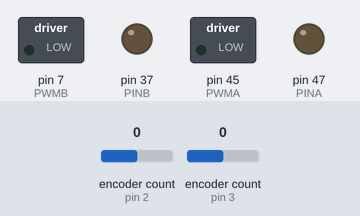
A sketch run on a simulated Arduino Mega 2560, built with avr-gcc and run on an emulated ATmega2560. On the bench: switched loads named in the sketch (green lamp = pin HIGH), output pins drawn as LEDs (lit = HIGH). The test bench sets the inputs (shaded band); at power-on: encoder count (sensors on pin 2, pin 3) 0. What the sketch prints to the serial monitor is not drawn.

Above: at 0.2 s.
Timing chart, 0 to 1.7 s (numbered marks = the images above):
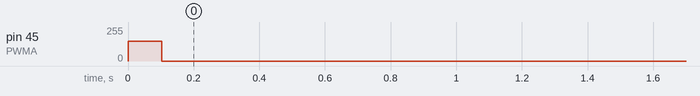

The sketch:

Det_kp_ki_asser.ino
```cpp
#include <Encoder.h>
#include <string.h>
#define PINA 47
#define PWMA 45
#define PINB 37
#define PWMB 7
#define FACTEUR_A 224 // 238 signaux/cm
#define FACTEUR_B 14
#define VITESSE_MAX_MOTEUR_A 255
#define VITESSE_MAX_MOTEUR_B 128

Encoder encoder_motor_A(2, 5);
Encoder encoder_motor_B(3, 6);

const float kp_moteur_A = 1; // voir moodle mecatro pour déterminer proprement kp et ki

const float kp_moteur_B = 0.57; // voir moodle mecatro pour déterminer proprement kp et ki

float consigne_en_cm_moteur_A = 0.5;
int consigne_moteur_A = consigne_en_cm_moteur_A*FACTEUR_A;
long pos_moteur_A = 0;

int erreur_moteur_A = 0 ;
int commande_moteur_A = 0;


float consigne_en_cm_moteur_B = 0;
int consigne_moteur_B = consigne_en_cm_moteur_B*FACTEUR_B;
long pos_moteur_B = 0;

int erreur_moteur_B = 0 ;
int commande_moteur_B = 0;

bool activer_asser_A = false;
bool activer_asser_B = false;

int t0 = 0;
unsigned long t_envoie = 0;
unsigned long t1;
int dt;  //calcul de dt

void setup() {
  // put your setup code here, to run once:
  Serial.begin(115200);
  pinMode(PINA, OUTPUT);
  pinMode(PWMA, OUTPUT);
  pinMode(PINB, OUTPUT);
  pinMode(PWMB, OUTPUT);
  calibration();
  delay(0.5);
}

void loop() {

  pos_moteur_A = encoder_motor_A.read();
  pos_moteur_B = encoder_motor_B.read();

  t1 = millis(); //Temps en secondes donc /1000
  //dt = t1 - t0 ;

  if (t1 - t_envoie > 300) {
    Serial.print("/ORDI /POSA " + String(pos_moteur_A) + "\n");
    delay(100);
    Serial.print("/ORDI /POSB " + String(pos_moteur_B) + "\n");
    t_envoie = t1;
  }

  if (activer_asser_A) {
    erreur_moteur_A = consigne_moteur_A - pos_moteur_A;
    //
    /*if (abs(erreur_moteur_A) < 200) {
      erreur_cumulee_moteur_A += erreur_moteur_A;
      }

      if (abs(ki_moteur_A * erreur_cumulee_moteur_A * dt) > VITESSE_MAX_MOTEUR_A / 2) {
      erreur_cumulee_moteur_A = 0;
      }*/
    commande_moteur_A = kp_moteur_A * erreur_moteur_A; //+ ki_moteur_A * erreur_cumulee_moteur_A * dt;
    //Serial.println(commande_moteur_A);
    moteur_A(commande_moteur_A);
  }

  if (activer_asser_B) {
    erreur_moteur_B = consigne_moteur_B - pos_moteur_B;

    /*if (abs(erreur_moteur_B) < 200) {
      erreur_cumulee_moteur_B += erreur_moteur_B;
    }

    if (abs(ki_moteur_B * erreur_cumulee_moteur_B * dt) > VITESSE_MAX_MOTEUR_B / 2) {
      erreur_cumulee_moteur_B = 0;
    }*/

    commande_moteur_B = kp_moteur_B * erreur_moteur_B ;//+ki_moteur_B * erreur_cumulee_moteur_B * dt;

    moteur_B(commande_moteur_B);
  }


  t0 = t1;
}


void calibration() { // positionnement du moteur à 0
  int t_actuel = 0;
  int t_depart = 0;
  long pos_actuel = 0;
  bool reset_time = false;
  long pos_precedent = 0;
  bool verif_temps = false;

  encoder_motor_B.write(0);
  while (not reset_time) {
    moteur_A(-150); // avance jusqu'à ne plus pouvoir
    t_actuel = millis();
    pos_actuel = encoder_motor_A.read();
    Serial.println(pos_actuel);
    if (pos_actuel == pos_precedent) {
      if (not verif_temps) {
        t_depart = millis(); // on lance le chrono de vérification de position constante
        verif_temps = true;
      }
      if (t_actuel - t_depart > 100) { // si la position reste la même pendant plus de 50 ms
        encoder_motor_A.write(0);
        reset_time = true; // calibration terminée
      }
    }
    else {
      verif_temps = false; // si la position n'est pas égale pendant au moins 50 ms alors on arrête le chrono et on continue
    }
    pos_precedent = pos_actuel;
  }
  moteur_A(0);
}

int distance_cm(float distance) { // convertit nb de signaux en distance 6900 signaux pour 29cm
  int pos = distance * FACTEUR_A;
  return (pos); // il suffit d'inverser les pin 2 et 3 popur mettre en positif
}

int verification_consigne(int consigne_en_cm) {
  if (consigne_en_cm > 29) {
    consigne_en_cm = 29;
  }
  else if (consigne_en_cm < 0) {
    consigne_en_cm = 0;
  }

  return distance_cm(consigne_en_cm);
}

void moteur_A(int vitesse) {  // vitesse de -255 à 255 moteur 12 V
  if (vitesse > 0) {
    digitalWrite(PINA, HIGH);
  }
  else {
    digitalWrite(PINA, LOW);
  }
  vitesse = abs(vitesse);
  if (vitesse > 255) {
    vitesse = 255;
  }
  analogWrite(PWMA, vitesse);
}

void moteur_B(int vitesse) {  // vitesse de -128 à 128 car moteur 6V
  if (vitesse > 0) {
    digitalWrite(PINB, HIGH);
  }
  else {
    digitalWrite(PINB, LOW);
  }
  vitesse = abs(vitesse);
  if (vitesse > 200) {
    vitesse = 200;
  }
  analogWrite(PWMB, vitesse);
}
```
